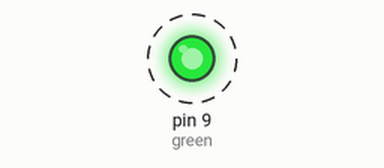
The sketch below on a simulated Arduino Uno, built with avr-gcc and run on an emulated ATmega328P. On the bench: output pins drawn as LEDs (lit = HIGH). Dashed ring = blinking.

Above: at 0.15 s.
Timing chart, 0 to 3.0 s (numbered marks = the images above):
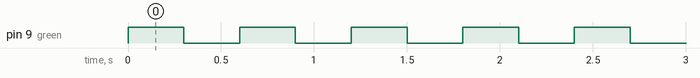

Measured:
- by itself, pin 9 (green): alternates HIGH for 0.30 s and LOW for 0.30 s

The sketch:

led_basic.ino
```cpp
int green = 9;

void setup() {
  pinMode(green, OUTPUT);
}

void loop() {
  digitalWrite(green, HIGH);
  delay(300);
  digitalWrite(green, LOW);
  delay(300);
}
```
